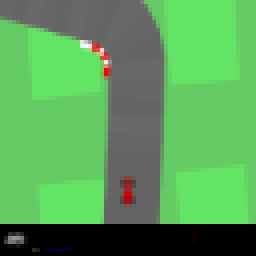
#> input picture dataset_jogo/frame_000978.png, 64 x 64 px (shown 4 times larger); its folder holds only this picture in this run
$ python cortar_Dataset.py
#> lines starting #> are read from the running program, lines starting #| are printed output that depends on the picture
import os
from PIL import Image
from tqdm import tqdm
import shutil

pasta_origem = "dataset_jogo"      # Coloque o nome da sua pasta original aqui
pasta_destino = "dataset_cortado"  # Pasta onde as imagens cortadas vão ficar

os.makedirs(pasta_destino, exist_ok=True)

# Lista todos os arquivos da pasta original
arquivos = [f for f in os.listdir(pasta_origem) if f.endswith('.png')]

print(f"Cortando {len(arquivos)} imagens...")

for arquivo in tqdm(arquivos):
    caminho_antigo = os.path.join(pasta_origem, arquivo)
    caminho_novo = os.path.join(pasta_destino, arquivo)

    # 1. Abre a imagem original (96x96)
    img = Image.open(caminho_antigo).convert('RGB')
#> img is the input picture: PIL image 64x64 RGB; mean R, G, B 89.2, 159.1, 88.2

    # 2. Corta a imagem: crop((esquerda, topo, direita, baixo))
    # Mantemos do pixel 0 até a linha 84
    img_cortada = img.crop((0, 0, 96, 84))
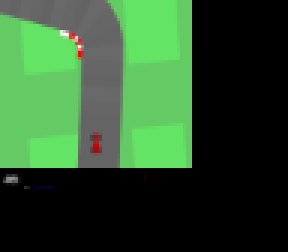
#> img_cortada: PIL image 96x84 RGB (shown 3 times larger); mean R, G, B 45.3, 80.8, 44.8

    # 3. Redimensiona para o tamanho do VQ-VAE (64x64)
    img_final = img_cortada.resize((64, 64), Image.Resampling.LANCZOS)
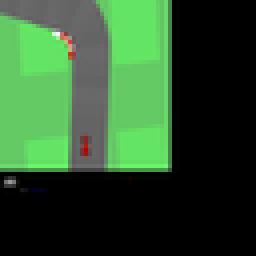
#> img_final: PIL image 64x64 RGB (shown 4 times larger); mean R, G, B 45.5, 81.2, 45

    # 4. Salva na nova pasta
    img_final.save(caminho_novo)

# Copia o arquivo metadata.csv (se ele existir) para a nova pasta não quebrar o treino do Transformer
csv_origem = os.path.join(pasta_origem, "metadata.csv")
if os.path.exists(csv_origem):
    shutil.copy(csv_origem, os.path.join(pasta_destino, "metadata.csv"))

print("Pronto! Agora você pode treinar apontando para a pasta 'dataset_cortado'.")

$ run again, on dataset_jogo/frame_005601.png
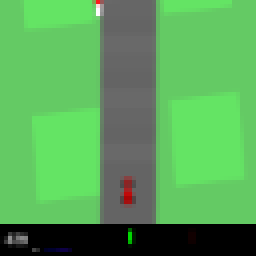
#> input picture dataset_jogo/frame_005601.png, 64 x 64 px (shown 4 times larger)
#> img is the input picture: PIL image 64x64 RGB; mean R, G, B 88.7, 163.6, 88.1
#> `img_cortada = img.crop((0, 0, 96, 84))`:
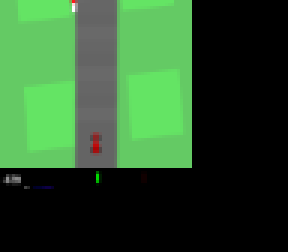
#> img_cortada: PIL image 96x84 RGB (shown 3 times larger); mean R, G, B 45, 83.1, 44.8
#> `img_final = img_cortada.resize((64, 64), Image.Resampling.LANCZOS)`:
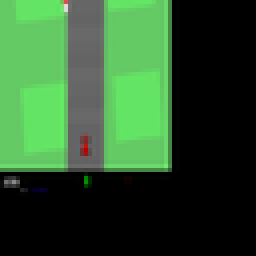
#> img_final: PIL image 64x64 RGB (shown 4 times larger); mean R, G, B 45.2, 83.5, 45

$ run again, on dataset_jogo/frame_007287.png
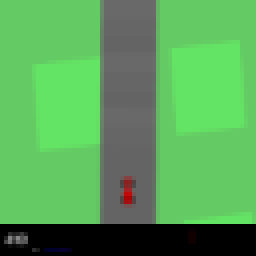
#> input picture dataset_jogo/frame_007287.png, 64 x 64 px (shown 4 times larger)
#> img is the input picture: PIL image 64x64 RGB; mean R, G, B 88.4, 162.6, 87.9
#> `img_cortada = img.crop((0, 0, 96, 84))`:
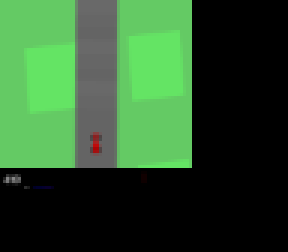
#> img_cortada: PIL image 96x84 RGB (shown 3 times larger); mean R, G, B 44.9, 82.6, 44.7
#> `img_final = img_cortada.resize((64, 64), Image.Resampling.LANCZOS)`:
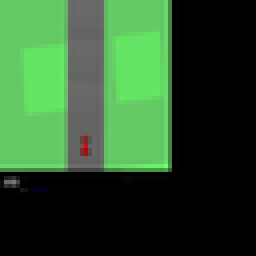
#> img_final: PIL image 64x64 RGB (shown 4 times larger); mean R, G, B 45.1, 82.9, 44.9

$ run again, on dataset_jogo/frame_001224.png
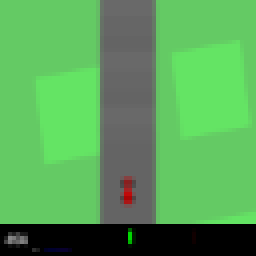
#> input picture dataset_jogo/frame_001224.png, 64 x 64 px (shown 4 times larger)
#> img is the input picture: PIL image 64x64 RGB; mean R, G, B 88.4, 162.6, 88
#> `img_cortada = img.crop((0, 0, 96, 84))`:
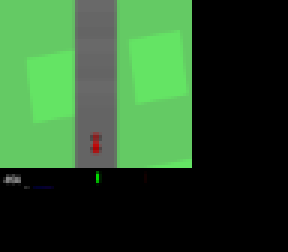
#> img_cortada: PIL image 96x84 RGB (shown 3 times larger); mean R, G, B 44.9, 82.6, 44.7
#> `img_final = img_cortada.resize((64, 64), Image.Resampling.LANCZOS)`:
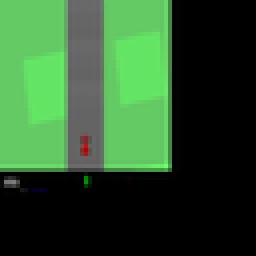
#> img_final: PIL image 64x64 RGB (shown 4 times larger); mean R, G, B 45.1, 83, 44.9
